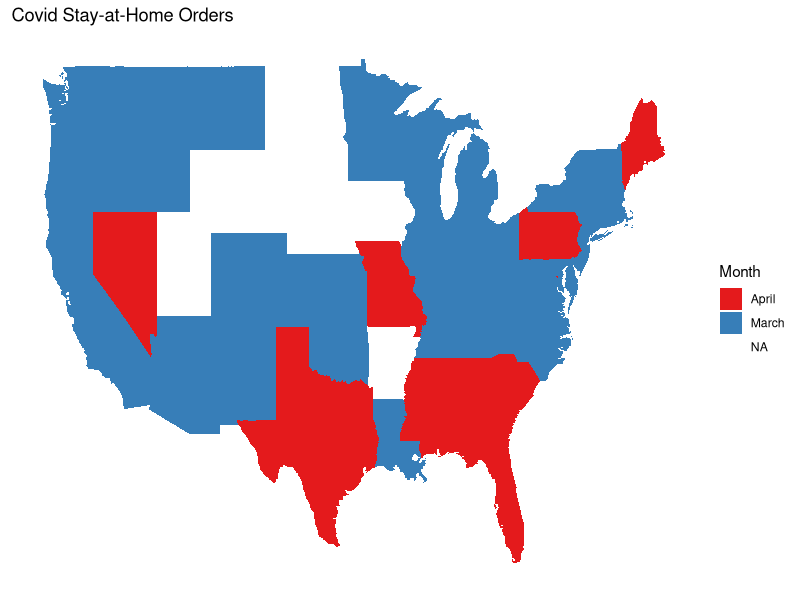

Generate this figure with R: (Note: this script raises an error after producing the figure.)
setwd("~/GitHub/CareyDataScience/econometrics/project")

library(tidyverse)
library(maps)
library(lubridate)


# Load lock down data 
state_orders <- read_csv("state_orders.csv")
state_orders = na.omit(state_orders)

# State location 
us_states <- map_data("state")

# Add lock down info to the us_states data frame
us_states$lockdown = state_orders$`Effective Date`[match(us_states$region, tolower(state_orders$State))]
us_states$Month = state_orders$Month[match(us_states$region, tolower(state_orders$State))]
us_states$Day = state_orders$Day[match(us_states$region, tolower(state_orders$State))]


# ---- US plot ---- 
p <- ggplot(
  data = us_states,
  mapping = aes(
    x = long,
    y = lat,
    fill = Month,
    group = group)
)+scale_fill_brewer(palette="Set1") 

p + geom_polygon()+
  theme(axis.title = element_blank(),
        panel.background = element_blank(),
        axis.text = element_blank(),
        axis.ticks = element_blank(),
  )+ 
  ggtitle( "Covid Stay-at-Home Orders")




#---- Lockdown duration ---- 
state_orders$Start = mdy(state_orders$Start)
state_orders$End = mdy(state_orders$End)

p1 = ggplot(data = state_orders, aes(x = State, ymin = Start, ymax = End ))+
  geom_linerange()+
  geom_point(data = state_orders, aes(x = State, y = Start) )+
  geom_point(data = state_orders, aes(x = State, y = End) )+
  coord_flip()+
  theme(axis.title = element_blank())+
  ggtitle( "Initial Covid Stay-at-Home Order Duration")

p2 = ggplot(data = state_orders, aes(x = State, ymin = 0, ymax = Duration ))+
  geom_linerange()+
  geom_point(data = state_orders, aes(x = State, y = 0))+
  geom_point(data = state_orders, aes(x = State, y = Duration) )+
  geom_abline(intercept = min(state_orders$Duration),slope = 0, color = "red")+
  geom_abline(intercept = -min(state_orders$Duration),slope = 0, color = "red")+
  ylim(-30, 300)+
  theme(axis.title = element_blank())+
  #scale_y_continuous(expand=c(.5,-.5),)+
  coord_flip()+
  ggtitle( "Adjusted Initial Covid Stay-at-Home Order Duration")

plot_grid(p1, p2, labels = "AUTO")
























